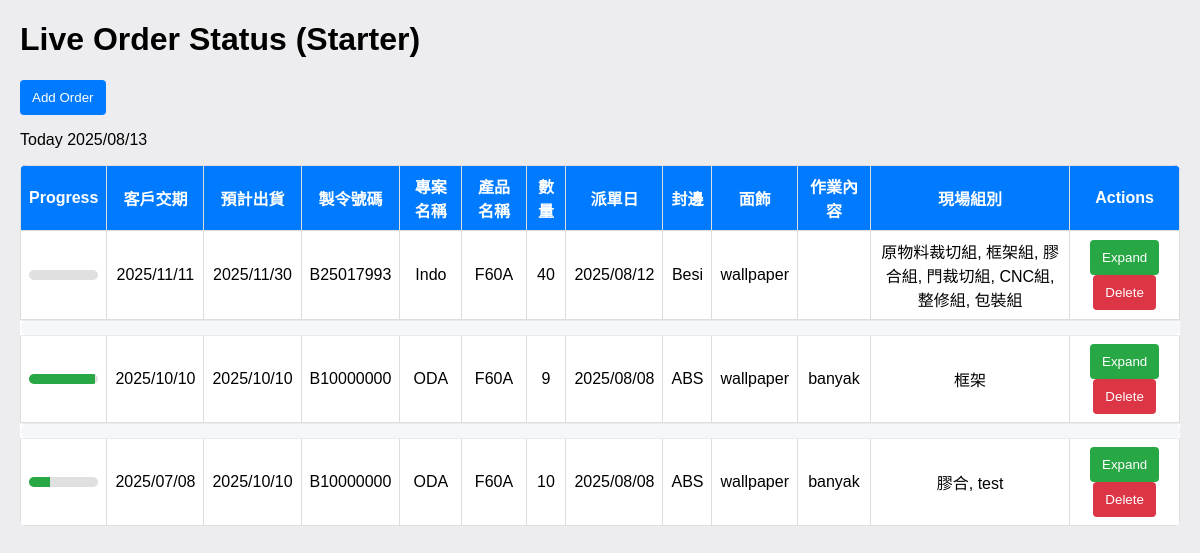
The page / on the database its author committed.
### models.py (models this page shows)
class Order(Base):
    __tablename__ = "orders"
    id = Column(Integer, primary_key=True, autoincrement=True)
    manufacture_code = Column(String)
    customer        = Column(String)
    product         = Column(String)
    demand_date     = Column(String)   # stored as text like "YYYY/MM/DD"
    delivery        = Column(String)   # stored as text
    quantity        = Column(Integer, default=0)
    datecreate      = Column(String)   # stored as text
    fengbian        = Column(String)
    wallpaper       = Column(String)
    jobdesc         = Column(Text)
    created_at = Column(DateTime, default=datetime.utcnow)
    updated_at = Column(DateTime)
    tasks = relationship("Task", back_populates="order", cascade="all, delete-orphan")

class Task(Base):
    __tablename__ = "sub_tasks"
    __table_args__ = {'sqlite_autoincrement': True}
    id = Column(Integer, primary_key=True, autoincrement=True)
    order_id = Column(Integer, ForeignKey("orders.id"), nullable=False)
    group = Column("group", String, nullable=True)
    task  = Column(String, nullable=True)
    quantity = Column(Integer, nullable=True)
    completed = Column(Integer, nullable=True, default=0)
    start_time = Column(DateTime)      # may be NULL in DB
    stop_time  = Column(DateTime)
    duration_minutes = Column(Integer)
    order    = relationship("Order", back_populates="tasks")
    history  = relationship("TaskHistory", back_populates="task", cascade="all, delete-orphan")

### app.py (the view)
@app.route("/")
def home():
    with SessionLocal() as session:
        orders = session.query(Order).order_by(Order.id.desc()).all()
        today = datetime.today().strftime("%Y/%m/%d")
        vm = []
        for o in orders:
            done_q, total_q = order_progress(o)
            vm.append({
                "id": o.id,
                "manufacture_code": o.manufacture_code or "",
                "customer": o.customer or "",
                "product": o.product or "",
                "demand_date": o.demand_date or "",
                "delivery": o.delivery or "",
                "quantity": o.quantity or 0,
                "datecreate": o.datecreate or "",
                "fengbian": o.fengbian or "",
                "wallpaper": o.wallpaper or "",
                "jobdesc": o.jobdesc or "",
                "active_groups": ", ".join(recalc_active_groups(o)),
                "progress": (done_q, total_q),
                "sub_tasks": [
                    {
                        "id": t.id,
                        "group": t.group or "",
                        "task": t.task or "",
                        "quantity": t.quantity or 0,
                        "completed": t.completed or 0,
                        "remaining": max(0, (t.quantity or 0) - (t.completed or 0)),
                        "running": bool(getattr(t, "start_time", None) and not getattr(t, "stop_time", None)),
                        "started_at": (t.start_time.isoformat() if getattr(t, "start_time", None) else None),
                    } for t in o.tasks
                ]
            })
        return render_template("index.html", orders=vm, today_date=today)

### app.py (called while the page is built)
def recalc_active_groups(order):
    groups = []
    for t in order.tasks:
        remaining = max(0, (t.quantity or 0) - (t.completed or 0))
        if remaining > 0 and t.group and t.group not in groups:
            groups.append(t.group)
    return groups

def order_progress(order):
    total_q = sum((t.quantity or 0) for t in order.tasks)
    done_q = sum((t.completed or 0) for t in order.tasks)
    return (done_q, total_q)

### templates/index.html (shortened to what this page needs)
<!DOCTYPE html>
<html lang="zh">
<head>
</head>
<body>
  <h1>Live Order Status (Starter)</h1>
  <button class="btn" onclick="openModal('modal-order')">Add Order</button>
  <p>Today {{ today_date }}</p>
  <table>
    <tr>
      <th>Progress</th>
      <th>客戶交期</th>
      <th>預計出貨</th>
      <th>製令號碼</th>
      <th>專案名稱</th>
      <th>產品名稱</th>
      <th>數量</th>
      <th>派單日</th>
      <th>封邊</th>
      <th>面飾</th>
      <th>作業內容</th>
      <th>現場組別</th>
      <th>Actions</th>
    </tr>
    {% for o in orders %}
    <tr id="order-{{o.id}}">
      <td>
        {% set done = o.progress[0] %}
        {% set total = o.progress[1] if o.progress[1] else 1 %}
        <div class="progress-bar">
          <div class="progress-fill" style="width: {{ (done/total)*100 }}%"></div>
        </div>
      </td>
      <td>{{ o.demand_date }}</td>
      <td>{{ o.delivery }}</td>
      <td>{{ o.manufacture_code }}</td>
      <td>{{ o.customer }}</td>
      <td>{{ o.product }}</td>
      <td>{{ o.quantity }}</td>
      <td>{{ o.datecreate }}</td>
      <td>{{ o.fengbian }}</td>
      <td>{{ o.wallpaper }}</td>
      <td>{{ o.jobdesc }}</td>
      <td id="groups-{{o.id}}">{{ o.active_groups }}</td>
      <td>
        <button class="btn green" onclick="toggleDetails({{o.id}})">Expand</button>
        <button class="btn red" onclick="deleteOrder({{ o.id }})">Delete</button>
      </td>
    </tr>
    <tr>
      <td colspan="13" style="padding:0; border:0">
      </td>
    </tr>
    {% if not loop.last %}
    <tr class="order-gap"><td colspan="13" aria-hidden="true"></td></tr>
    {% endif %}
    {% endfor %}
</body>
</html>

### templates/index.html (style rules this page uses)
body { font-family:Arial, sans-serif;background:#ededf0;margin:20px }
table { width:100%;border-collapse:collapse;background:#fff;border-radius:6px;overflow:hidden }
th,td { border:1px solid #ddd;padding:8px;text-align:center }
th { background:#007bff;color:#fff }
.progress-bar { width:100%;height:10px;background:#e0e0e0;border-radius:6px;overflow:hidden }
.progress-fill { height:100%;background:#28a745;transition:width .3s }
.btn { padding:10px 12px;border:0;border-radius:4px;color:#fff;background:#007bff;cursor:pointer }
.btn.green { background:#28a745 }
.btn.red { background: #dc3545; }
.order-gap td { height: 14px; padding: 0; border: 0; background: #f5f7fb; border-top: 1px solid #e9ecef; border-bottom: 1px solid #e9ecef; border-radius: 6px; }

### rows shown on the page
Order: demand_date "2025/11/11", delivery "2025/11/30", manufacture_code "B25017993", customer "Indo", product "F60A", quantity "40", datecreate "2025/08/12", fengbian "Besi", wallpaper "wallpaper", active_groups "原物料裁切組, 框架組, 膠合組, 門裁切組, CNC組, 整修組, 包裝組"
Order: demand_date "2025/10/10", delivery "2025/10/10", manufacture_code "B10000000", customer "ODA", product "F60A", datecreate "2025/08/08", fengbian "ABS", wallpaper "wallpaper", jobdesc "banyak"
Task: active_groups "框架"
Order: {{ (done/total)*100 }} 30.76923076923077 (drawn), demand_date "2025/07/08", delivery "2025/10/10", manufacture_code "B10000000", customer "ODA", product "F60A", quantity "10", datecreate "2025/08/08", fengbian "ABS", wallpaper "wallpaper", jobdesc "banyak", active_groups "膠合, test"

### other values the page prints
{{ o.quantity }} "9"
